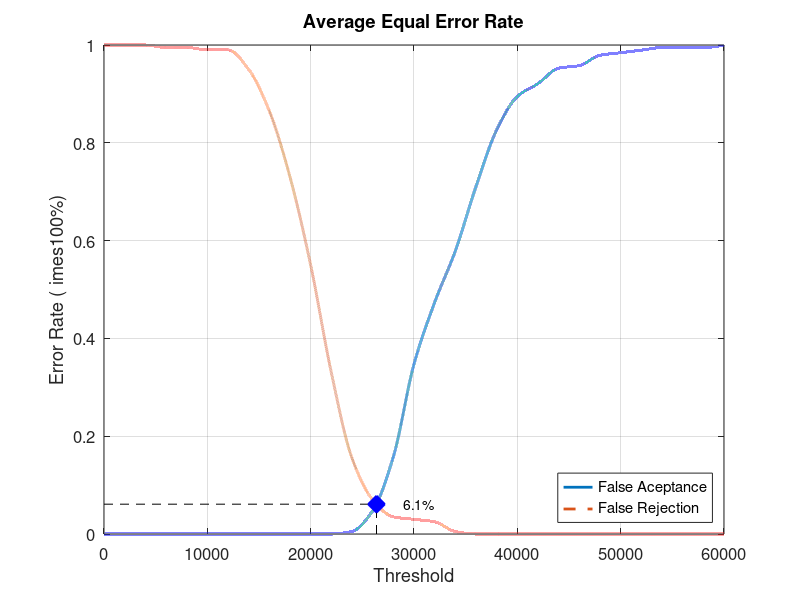
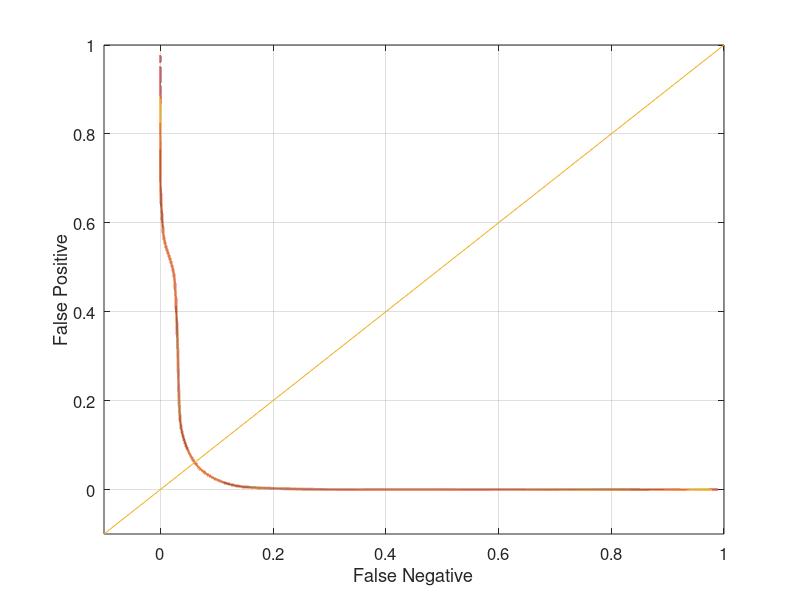

Reproduce these figures in MATLAB, in order.
close all;
clear;
clc;
x = 0:2000:60000;
xq = 0:0.5:60000;

y0 = [0 0 0 0 0 0 0 0 0 0 0 0 0.00526316 0.0473684 0.157895 0.347368 0.473684 0.578947 0.710526 0.826316 0.894737 0.921053 0.952632 0.957895 0.978947 0.984211 0.989474 0.994737 0.994737 0.994737 1]
yy0 = interp1(x, y0, xq, 'pchip');
y1 = [1 1 1 0.995 0.995 0.99 0.99 0.95 0.865 0.73 0.55 0.33 0.155 0.07 0.035 0.03 0.025 0.005 0 0 0 0 0 0 0 0 0 0 0 0 0]
yy1 = interp1(x, y1, xq, 'pchip');

% Calculating EER: 
y2 = abs(y0 - y1);
find(y2 == min(y2))
yy2 = abs(yy0 - yy1);
xEER = find(yy2 == min(yy2));
xEERIndex = xq(xEER) % X-axis EER
yEER = yy0(xEER) % Y-axis EER

main = figure
plot(xq, yy0,'-','LineWidth', 2);	hold on
plot(xq, yy1,'--','LineWidth', 2);	hold on
plot([xEERIndex xEERIndex], [0 yEER], 'k--');	hold on
plot([0 xEERIndex], [yEER yEER], 'k--');	hold on
plot(xEERIndex, yEER, 'bx', 'LineWidth', 10);	hold on
text(xEERIndex + 10 * xEERIndex / 100, yEER, [num2str(round((10000 * yEER)) / 100) '%'])
legend('False Aceptance', 'False Rejection', 'Location', 'SouthEast')
xlabel('Threshold')
ylabel('Error Rate (	imes100%)')
title('Average Equal Error Rate')
set(gca, 'FontSize', 12)
axis([0 60000 0 1])
grid on

print(main, 'Database4_3Main', '-dpng');
FNRxFPR = figure('Color', [1 1 1]);
plot(yy1, yy0, '-', yy1, yy0, 'LineWidth', 2);
hold on
y = -0.1:0.1:1
plot(y, y); 
set(gca, 'FontSize', 12)
xlabel('False Negative')
ylabel('False Positive')
axis([-0.1 1 -0.1 1])
set(gca, 'FontSize', 12)
grid on

print(FNRxFPR, 'Database4_3FNRxFPR','-dpng');
